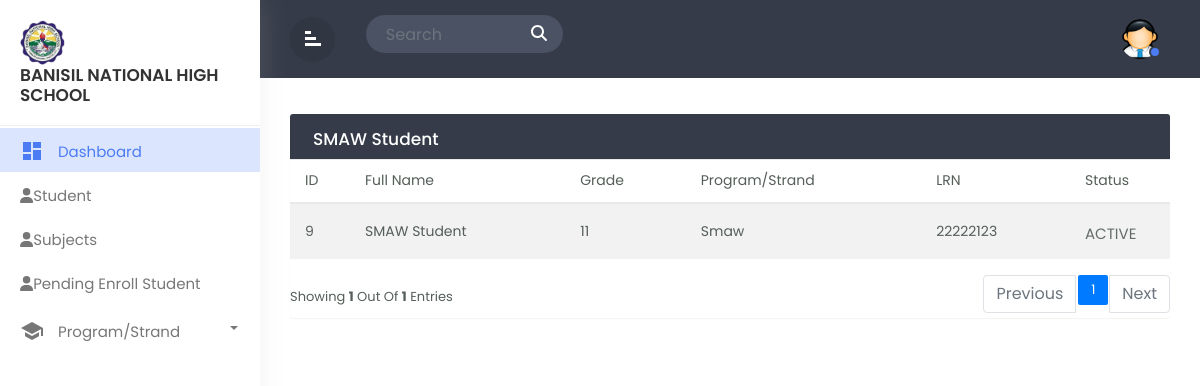
Page /admin_SMAW.php (signed in) on the committed database.
### tables this page shows
CREATE TABLE `tbl_userinfo` (
  `user_id` int(11) NOT NULL,
  `firstname` varchar(244) NOT NULL,
  `middlename` varchar(244) NOT NULL,
  `lastname` varchar(244) NOT NULL,
  `suffix` varchar(244) NOT NULL,
  `gender` varchar(244) NOT NULL,
  `birthday` date NOT NULL,
  `age` int(11) NOT NULL
);

CREATE TABLE `tbl_enrollment` (
  `enrollment_id` int(11) NOT NULL,
  `userinfo_id` int(11) NOT NULL,
  `admit_type` varchar(244) NOT NULL,
  `grade` varchar(244) NOT NULL,
  `program` varchar(244) NOT NULL,
  `term` varchar(244) NOT NULL,
  `lrn` int(11) NOT NULL,
  `lsa` varchar(244) NOT NULL
);

### admin_SMAW.php (the view, shortened to what this page needs)
<!doctype html>
<html lang="en">
  <head>
        <link rel="stylesheet" href="css/bootstrap.min.css">
        <link rel="stylesheet" href="css/custom.css">
  </head>
  <body>
<div class="wrapper">
         <nav id="sidebar">
            <div class="sidebar-header">
                <h3><img src="img/logo.png" class="img-fluid"/><br>Banisil National High School</br></h3>
            </div>
            <ul class="list-unstyled components">
			<li  class="active">
                    <a href="admin_dashboard.php" class="dashboard"><i class="material-icons">dashboard</i>
					<span>Dashboard</span></a>
                </li>
                <li class="">
                    <a href="admin_student.php"><i class="fas fa-user"></i><span>Student</span></a>
                </li>
                <li class="">
                    <a href="admin_subject.php"><i class="fas fa-user"></i><span>Subjects</span></a>
                </li>
                <li class="">
                    <a href="admin_pending.php"><i class="fas fa-user"></i><span>Pending Enroll Student</span></a>
                </li>
                <li class="dropdown">
                    <a href="#homeSubmenu1" data-toggle="collapse" aria-expanded="false" class="dropdown-toggle">
                        <i class="material-icons">school</i> Program/Strand
                    </a>
                </li>
                    </ul>
        </nav>
		<div id="content">
		   <div class="top-navbar">
		      <div class="xp-topbar">
                <div class="row">
                    <div class="col-2 col-md-1 col-lg-1 order-2 order-md-1 align-self-center">
                        <div class="xp-menubar">
                               <span class="material-icons text-white">signal_cellular_alt
							   </span>
                         </div>
                    </div>
                    <div class="col-md-5 col-lg-3 order-3 order-md-2">
                      <div class="xp-searchbar">
                        <form>
                          <div class="input-group">
                            <input type="search" class="form-control" placeholder="Search" id="searchInput">
                            <div class="input-group-append">
                              <button class="btn" type="submit" id="searchButton">
                                <i class="fas fa-search"></i>
                              </button>
                            </div>
                          </div>
                        </form>
                      </div>
                    </div>
                    <div class="col-10 col-md-6 col-lg-8 order-1 order-md-3">
                        <div class="xp-profilebar text-right">
                    <nav class="navbar p-0">
                              <ul class="nav navbar-nav flex-row ml-auto">
                                  <li class="nav-item dropdown">
                                      <a class="nav-link" href="#" data-toggle="dropdown">
                      <img src="img/admin.png" style="width:40px; border-radius:50%;"/>
                      <span class="xp-user-live"></span>
                      </a>
                          </li>
                      </ul>
                    </nav>
                        </div>
                    </div>
                </div>
            </div>
		   </div>
		   <div class="main-content">
			  <div class="row">
				<div class="col-md-12">
				<div class="table-wrapper">
    <div class="table-title">
      <div class="row">
        <div class="col-sm-6 p-0 d-flex justify-content-lg-start justify-content-center">
          <h2 class="ml-lg-2">SMAW Student</h2>
        </div>
      </div>
    </div>
    <?php
    include 'dbcon.php';
    $limit = 5;
    $page = isset($_GET['page']) ? $_GET['page'] : 1;
    $sqlCount = "SELECT COUNT(*) AS total FROM tbl_userinfo
              JOIN tbl_user_level ON tbl_user_level.user_level_id = tbl_userinfo.user_id
              JOIN tbl_enrollment ON tbl_enrollment.userinfo_id = tbl_userinfo.user_id
              WHERE tbl_user_level.level = 'STUDENT' AND tbl_enrollment.program = 'SMAW'";
    $resultCount = mysqli_query($conn, $sqlCount);
    $rowCount = mysqli_fetch_assoc($resultCount)['total'];
    $totalPages = ceil($rowCount / $limit);
    $offset = ($page - 1) * $limit;
    $sql = "SELECT tbl_userinfo.user_id, tbl_userinfo.firstname, tbl_userinfo.middlename, tbl_userinfo.lastname, tbl_userinfo.suffix, tbl_enrollment.userinfo_id, tbl_enrollment.admit_type, tbl_enrollment.grade, tbl_enrollment.program, tbl_enrollment.term, tbl_enrollment.lrn, tbl_enrollment.lsa, tbl_user_status.status, tbl_user_level.level
            FROM tbl_userinfo
            JOIN tbl_enrollment ON tbl_userinfo.user_id = tbl_enrollment.userinfo_id
            JOIN tbl_user_status ON tbl_userinfo.user_id = tbl_user_status.userinfo_id
            JOIN tbl_user_level ON tbl_userinfo.user_id = tbl_user_level.userinfo_id
            WHERE tbl_user_level.level = 'STUDENT' AND tbl_enrollment.program = 'SMAW' AND tbl_user_status.status = '1'
            LIMIT $limit OFFSET $offset";
    $result = mysqli_query($conn, $sql);
    ?>
<table class="table table-striped table-hover" id="smaw_table">
  <thead>
    <tr>
      <th>ID</th>
      <th>Full Name</th>
      <th>Grade</th>
      <th>Program/Strand</th>
      <th>LRN</th>
      <th>Status</th>
    </tr>
  </thead>
  <tbody>
    <?php foreach ($result as $row): ?>
      <tr>
        <td><?php echo $row['user_id'] ?></td>
        <td><?php echo $row['firstname'] . ' ' . $row['lastname']; ?></td>
        <td><?php echo $row['grade']; ?></td>
        <td><?php echo $row['program']; ?></td>
        <td><?php echo $row['lrn'] ?></td>
        <td>
        <?php
            if($row['status'] == 1){
              echo '<span class="active">ACTIVE</span>';
            } else {
              echo '<span class="inactive">INACTIVE</span>';
            }
        ?>
        </td>
      </tr>
    <?php endforeach; ?>
  </tbody>
</table>
<div class="clearfix">
<div class="hint-text">Showing <b><?php echo mysqli_num_rows($result) ?></b> out of <b><?php echo mysqli_num_rows($result) ?></b> entries</div>
  <ul class="pagination">
    <?php if ($page > 1): ?>
      <li class="page-item"><a href="?page=<?php echo ($page - 1) ?>" class="page-link">Previous</a></li>
    <?php else: ?>
      <li class="page-item disabled"><span class="page-link">Previous</span></li>
    <?php endif; ?>
    <?php for ($i = 1; $i <= $totalPages; $i++): ?>
      <li class="page-item <?php if ($i == $page) echo 'active' ?>">
        <a href="?page=<?php echo $i ?>" class="page-link"><?php echo $i ?></a>
      </li>
    <?php endfor; ?>
    <?php if ($page < $totalPages): ?>
      <li class="page-item"><a href="?page=<?php echo ($page + 1) ?>" class="page-link">Next</a></li>
    <?php else: ?>
      <li class="page-item disabled"><span class="page-link">Next</span></li>
    <?php endif; ?>
  </ul>
</div>
</div>
			  </div>
		</div>
</div>
</div>
  </body>
  </html>

### css/custom.css (style rules this page uses)
body,html { line-height:1.8; font-family:'Poppins',sans-serif; color:#555e58; text-transform:capitalize; font-weight:400; margin:0px; padding:0px; }
.material-icons { font-family: 'Material Icons'; font-weight: normal; font-style: normal; font-size: 24px; display: inline-block; line-height: 1; text-transform: none; letter-spacing: normal; word-wrap: normal; white-space: nowrap; direction: ltr; -webkit-font-smoothing: antialiased; text-rendering: optimizeLegibility; -moz-osx-font-smoothing: grayscale; font-feature-settings: 'liga'; }
a { color:#333; font-weight:400; }
button { cursor:pointer; }
ul,ol { padding:0px; margin:0px; list-style:none; }
a,a:hover,a:focus { color:#333; text-decoration:none; transition:all 0.3s; }
.wrapper { position:relative; width:100%; overflow:auto; }
#sidebar { position:fixed; height:100%!important; top:0; left:0; bottom:0; z-index:11; width:260px; overflow:auto; transition:all 0.3s; background-color:#fff; box-shadow:0 0 30px 0 rgba(200 200 200 / 20%); }
@media only screen and (min-width:992px) { #content { width:calc(100% - 260px); position:relative; float:right; transition:all 0.3s; } }
#sidebar .sidebar-header { padding:20px; background-color:#fff; border-bottom:1px solid #eee; }
.sidebar-header h3 { color:#333; font-size:17px; margin:0px; text-transform:uppercase; transition:all 0.5s ease; font-weight:600; }
.sidebar-header h3 img { width:45px; margin-right:10px; }
#sidebar ul li { padding:2px 0px; }
#sidebar ul li.active> a { color:#4c7cf3; background-color:#DBE5FD; }
#sidebar ul li.active> a i { color:#4c7cf3; }
.dropdown-toggle::after { position:absolute; right:22px; top:18px; color:#777777; }
#sidebar ul li.dropdown { position:sticky; }
#sidebar ul li a { padding:5px 10px 5px 20px; line-height:30px; font-size:15px; position:relative; font-weight:400; display:block; color:#777777; text-transform:capitalize; }
#sidebar ul li a i { position:relative; margin-right:10px; top:6px; }
#content { position:relative; transition:all 0.5s; background-attachment:#f9fafc; }
.top-navbar { width:100%; z-index:9; position:relative; padding:15px 30px; background-color:#353b48; }
input[type="search"] { background-color:#4a5263; color:#fff; padding-left:20px; border:none; border-radius:50px 0px 0px 50px; }
.input-group-append { margin-left:-1px; }
.xp-searchbar .btn { background-color:#4a5263; color:#fff; font-weight:600; font-size:16px; border-radius:0 50px 50px 0; padding:4px 15px; }
.main-content { padding:30px 30px 0px 30px; }
.navbar { background-color:#353B48; color:#fff; }
.xp-menubar { border-radius:50%; width:45px; height:45px; line-height:45px; text-align:center; margin-right:20px; border:none; color:#fff; cursor:pointer; background-color:rgba(0,0,0,0.09); }
.xp-menubar span { margin:9px; padding:0px; transform:rotate(90deg); }
.navbar-nav > li > a { color:#fff; }
.navbar-nav li a { position:relative; display:block; padding:4px 10px!important; }
.xp-user-live { position:absolute; bottom:5px; right:9px; width:12px; height:12px; border-radius:50%; border:2px solid #353b48; background-color:#4c7cf3; }
.table-wrapper { background-color: #fff; margin:6px 0px 40px 0px; width: 100%; overflow: auto; border-radius: 3px; box-shadow: 0 1px 1px rgb(0 0 0 / 5%); }
.table-title { background:#353b48; color:#fff; position:sticky; top:0; width:100%; left:0; padding:10px 30px; border-radius:0px 0px 0 0; }
.table-title h2 { margin:5px 0 0; font-size:17px; }
table.table tr th, table.table tr td { border-color:#e9e9e9; padding:8px 15px; font-size:14px; font-weight: 400; vertical-align:middle; }
table.table tr th:first-child { width:60px; }
table.table tr th:last-child { width:100px; }
table.table td:last-child { opacity:0.9; font-size:22px; margin:0px 5px; }
.pagination { float:right; margin:0 0 5px; }
.pagination li a { border:none; font-size:13px; min-width:30px; min-height:30px; color:#999; margin:0 2px; line-height:30px; border-radius:2px!important; text-align:center; padding:0 6px; }
.hint-text { float:left; margin-top:10px; font-size:13px; }

### admin_SMAW.php (style rules this page uses)
.active { font-size: 15px; }

### rows in the picture
tbl_userinfo: user_id "9", firstname "SMAW", lastname "Student", tbl_enrollment.grade "11", tbl_enrollment.program "Smaw", tbl_enrollment.lrn "22222123"

### other values in the picture
mysqli_num_rows($result) "1"
